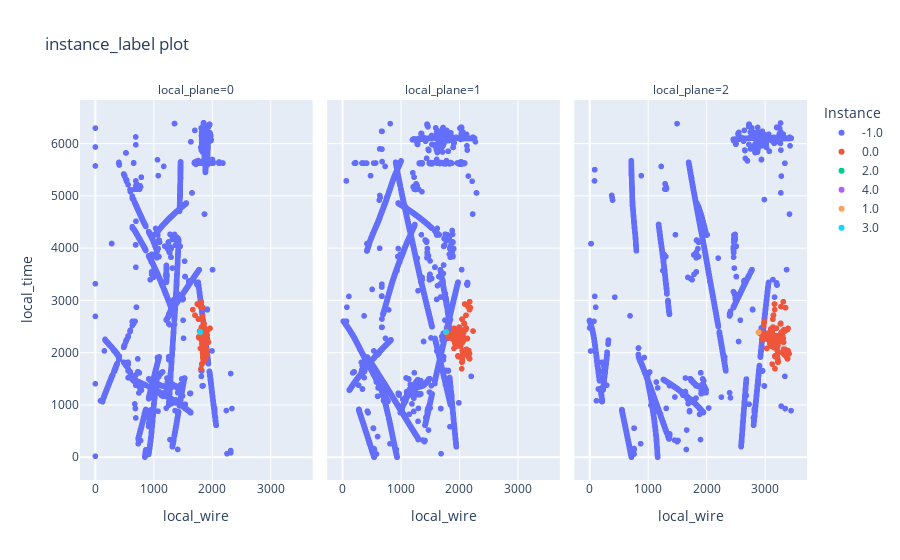

Notebook code for this chart:
### Markdown cell above
## Plot instance label of hits

### Code cell
evthits.loc[evthits["g4_id"]<0,"instance_label"] = -1
evthits["instance_label_str"] = evthits["instance_label"].astype('string')

fig = px.scatter(evthits, x="local_wire", y="local_time", color="instance_label_str", facet_col="local_plane", 
                 labels={
                     "wire": "Wire",
                     "time": "Time Tick",
                     "instance_label_str": "Instance"
                 },
                 title="instance_label plot")
fig.show()

### Figure 1 — Plotly figure (JSON) as saved in the notebook; plotly's stock layout.template omitted (floating-point values rounded to 4 significant figures; data arrays with more than 128 entries replaced by an {"elided": "..."} marker saying what was removed)
{"data": [{"hovertemplate": "Instance=-1.0<br>local_plane=0<br>local_wire=%{x}<br>local_time=%{y}<extra></extra>", "legendgroup": "-1.0", "marker": {"color": "#636efa", "symbol": "circle"}, "mode": "markers", "name": "-1.0", "showlegend": true, "type": "scattergl", "x": {"elided": "8156 int values"}, "xaxis": "x", "y": {"elided": "8156 float values"}, "yaxis": "y"}, {"hovertemplate": "Instance=-1.0<br>local_plane=1<br>local_wire=%{x}<br>local_time=%{y}<extra></extra>", "legendgroup": "-1.0", "marker": {"color": "#636efa", "symbol": "circle"}, "mode": "markers", "name": "-1.0", "showlegend": false, "type": "scattergl", "x": {"elided": "9971 int values"}, "xaxis": "x2", "y": {"elided": "9971 float values"}, "yaxis": "y2"}, {"hovertemplate": "Instance=-1.0<br>local_plane=2<br>local_wire=%{x}<br>local_time=%{y}<extra></extra>", "legendgroup": "-1.0", "marker": {"color": "#636efa", "symbol": "circle"}, "mode": "markers", "name": "-1.0", "showlegend": false, "type": "scattergl", "x": {"elided": "6133 int values"}, "xaxis": "x3", "y": {"elided": "6133 float values"}, "yaxis": "y3"}, {"hovertemplate": "Instance=0.0<br>local_plane=0<br>local_wire=%{x}<br>local_time=%{y}<extra></extra>", "legendgroup": "0.0", "marker": {"color": "#EF553B", "symbol": "circle"}, "mode": "markers", "name": "0.0", "showlegend": true, "type": "scattergl", "x": {"elided": "424 int values"}, "xaxis": "x", "y": {"elided": "424 float values"}, "yaxis": "y"}, {"hovertemplate": "Instance=0.0<br>local_plane=1<br>local_wire=%{x}<br>local_time=%{y}<extra></extra>", "legendgroup": "0.0", "marker": {"color": "#EF553B", "symbol": "circle"}, "mode": "markers", "name": "0.0", "showlegend": false, "type": "scattergl", "x": {"elided": "638 int values"}, "xaxis": "x2", "y": {"elided": "638 float values"}, "yaxis": "y2"}, {"hovertemplate": "Instance=0.0<br>local_plane=2<br>local_wire=%{x}<br>local_time=%{y}<extra></extra>", "legendgroup": "0.0", "marker": {"color": "#EF553B", "symbol": "circle"}, "mode": "markers", "name": "0.0", "showlegend": false, "type": "scattergl", "x": {"elided": "792 int values"}, "xaxis": "x3", "y": {"elided": "792 float values"}, "yaxis": "y3"}, {"hovertemplate": "Instance=2.0<br>local_plane=0<br>local_wire=%{x}<br>local_time=%{y}<extra></extra>", "legendgroup": "2.0", "marker": {"color": "#00cc96", "symbol": "circle"}, "mode": "markers", "name": "2.0", "showlegend": true, "type": "scattergl", "x": [1791, 1792], "xaxis": "x", "y": [2392.0, 2391.0], "yaxis": "y"}, {"hovertemplate": "Instance=2.0<br>local_plane=1<br>local_wire=%{x}<br>local_time=%{y}<extra></extra>", "legendgroup": "2.0", "marker": {"color": "#00cc96", "symbol": "circle"}, "mode": "markers", "name": "2.0", "showlegend": false, "type": "scattergl", "x": [1775, 1776], "xaxis": "x2", "y": [2391.0, 2391.0], "yaxis": "y2"}, {"hovertemplate": "Instance=2.0<br>local_plane=2<br>local_wire=%{x}<br>local_time=%{y}<extra></extra>", "legendgroup": "2.0", "marker": {"color": "#00cc96", "symbol": "circle"}, "mode": "markers", "name": "2.0", "showlegend": false, "type": "scattergl", "x": [2895, 2896], "xaxis": "x3", "y": [2392.0, 2391.0], "yaxis": "y3"}, {"hovertemplate": "Instance=4.0<br>local_plane=0<br>local_wire=%{x}<br>local_time=%{y}<extra></extra>", "legendgroup": "4.0", "marker": {"color": "#ab63fa", "symbol": "circle"}, "mode": "markers", "name": "4.0", "showlegend": true, "type": "scattergl", "x": [1793], "xaxis": "x", "y": [2390.0], "yaxis": "y"}, {"hovertemplate": "Instance=1.0<br>local_plane=0<br>local_wire=%{x}<br>local_time=%{y}<extra></extra>", "legendgroup": "1.0", "marker": {"color": "#FFA15A", "symbol": "circle"}, "mode": "markers", "name": "1.0", "showlegend": true, "type": "scattergl", "x": [1794], "xaxis": "x", "y": [2391.0], "yaxis": "y"}, {"hovertemplate": "Instance=1.0<br>local_plane=1<br>local_wire=%{x}<br>local_time=%{y}<extra></extra>", "legendgroup": "1.0", "marker": {"color": "#FFA15A", "symbol": "circle"}, "mode": "markers", "name": "1.0", "showlegend": false, "type": "scattergl", "x": [1774], "xaxis": "x2", "y": [2393.0], "yaxis": "y2"}, {"hovertemplate": "Instance=1.0<br>local_plane=2<br>local_wire=%{x}<br>local_time=%{y}<extra></extra>", "legendgroup": "1.0", "marker": {"color": "#FFA15A", "symbol": "circle"}, "mode": "markers", "name": "1.0", "showlegend": false, "type": "scattergl", "x": [2897, 2898], "xaxis": "x3", "y": [2393.0, 2392.0], "yaxis": "y3"}, {"hovertemplate": "Instance=3.0<br>local_plane=0<br>local_wire=%{x}<br>local_time=%{y}<extra></extra>", "legendgroup": "3.0", "marker": {"color": "#19d3f3", "symbol": "circle"}, "mode": "markers", "name": "3.0", "showlegend": true, "type": "scattergl", "x": [1795, 1796], "xaxis": "x", "y": [2397.0, 2399.0], "yaxis": "y"}, {"hovertemplate": "Instance=3.0<br>local_plane=1<br>local_wire=%{x}<br>local_time=%{y}<extra></extra>", "legendgroup": "3.0", "marker": {"color": "#19d3f3", "symbol": "circle"}, "mode": "markers", "name": "3.0", "showlegend": false, "type": "scattergl", "x": [1773], "xaxis": "x2", "y": [2400.0], "yaxis": "y2"}], "layout": {"annotations": [{"font": {}, "showarrow": false, "text": "local_plane=0", "x": 0.16, "xanchor": "center", "xref": "paper", "y": 1, "yanchor": "bottom", "yref": "paper"}, {"font": {}, "showarrow": false, "text": "local_plane=1", "x": 0.5, "xanchor": "center", "xref": "paper", "y": 1, "yanchor": "bottom", "yref": "paper"}, {"font": {}, "showarrow": false, "text": "local_plane=2", "x": 0.84, "xanchor": "center", "xref": "paper", "y": 1, "yanchor": "bottom", "yref": "paper"}], "legend": {"title": {"text": "Instance"}, "tracegroupgap": 0}, "title": {"text": "instance_label plot"}, "xaxis": {"anchor": "y", "domain": [0, 0.32], "title": {"text": "local_wire"}}, "xaxis2": {"anchor": "y2", "domain": [0.34, 0.66], "matches": "x", "title": {"text": "local_wire"}}, "xaxis3": {"anchor": "y3", "domain": [0.68, 1.0], "matches": "x", "title": {"text": "local_wire"}}, "yaxis": {"anchor": "x", "domain": [0, 1], "title": {"text": "local_time"}}, "yaxis2": {"anchor": "x2", "domain": [0, 1], "matches": "y", "showticklabels": false}, "yaxis3": {"anchor": "x3", "domain": [0, 1], "matches": "y", "showticklabels": false}}}
